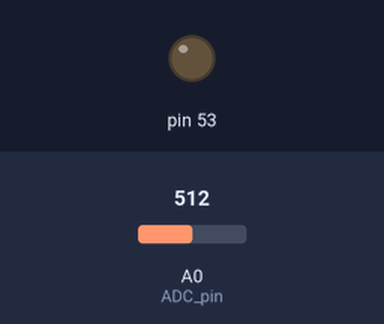
Bench run of a sketch on a simulated Arduino Mega 2560, built with avr-gcc and run on an emulated ATmega2560. Shown: output pins drawn as LEDs (lit = HIGH). The test bench sets the inputs (shaded band); at power-on: A0 (ADC_pin) = 512. What the sketch prints to the serial monitor is not drawn.

Above: at 0.2 s.
Timing chart, 0 to 1.7 s (numbered marks = the images above):
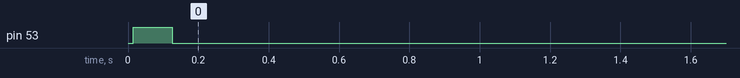

Measured:
- by itself, pin 53: LOW → HIGH at 0.02 s, → LOW 0.11 s later

The sketch:

Trigger_test.ino
```cpp
unsigned int Sampling_delay_us = 0;
const int num_times = 1000;
int index = 0;
int ADC_pin = A0;
int samples[num_times];
bool continue_program = true;

void setup() {
  Serial.begin(9600);

  pinMode(53, OUTPUT);
  digitalWrite(53, LOW);
  Serial.println("Setup complete. Ready to start.");
}

void loop() {
  digitalWrite(53, LOW);

  if (continue_program) {
    Serial.println("If conditional passed. Starting measurement.");
    digitalWrite(53, HIGH);
    for (index = 0; index < num_times; index++) {
      samples[index] = analogRead(ADC_pin);
      delayMicroseconds(Sampling_delay_us);
    }
    digitalWrite(53, LOW);
    Serial.println("Measurement complete.");
    continue_program = false;
  }

  // Add a small delay to prevent potential spurious behavior
  delay(10);
}
```
